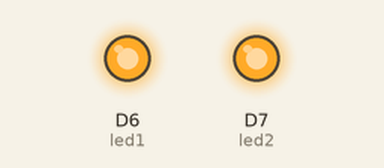
Recording of a sketch running on a simulated ESP8266 (NodeMCU). Shown: output pins drawn as LEDs (lit = HIGH).

Above: at 0.3 s.
At 13.3 s:
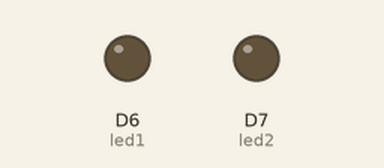
Timing chart, 0 to 18.7 s (numbered marks = the images above):
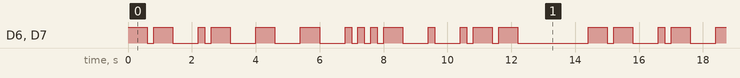

Measured:
- by itself, D6 (led1), D7 (led2): moves between LOW and HIGH, repeating every 14.4 s
- by itself, everything shown: repeats every 14.4 s, in 28 steps

The sketch:

morse_blink.ino
```cpp
// Modifed Blink Code by Matthew Gray - Deakin University

// Note with regards to Morse Code.  A dash is three units long, a dot is one.  Each letter is separated by one unit.  In this program, the unit length is 200.

int led1 = D6; // Particle Argon D6 - Connected to the positive side of a white LED

int led2 = D7; // Particle Argon D7 - Blue LED the is beside the USB interface.

int unit = 200;

// Setup function - it is preferable that the modes for all the pins are defined within this function

void setup() {

	// We are going to tell our device that D6 and D7 (which we named led1 and led2 respectively) are going to be output

	pinMode(led1, OUTPUT);
	pinMode(led2, OUTPUT);

}

// This function causes the led's to conduct a long blink - or a morse code dash
void dash_blink() {
    // Turn led's on
    digitalWrite(led1, HIGH);
    digitalWrite(led2, HIGH);

    // medium length delay
    delay(3 * unit);

    // Turn LED's off
    digitalWrite(led1, LOW);
    digitalWrite(led2, LOW);

    // Short delay for post blink
    delay(1 * unit);
}

void dot_blink() {
    // Turn led's on
    digitalWrite(led1, HIGH);
    digitalWrite(led2, HIGH);

    // Short delay
    delay(unit);

    // Turn LED's off
    digitalWrite(led1, LOW);
    digitalWrite(led2, LOW);

    // Short delay for post blink
    delay(unit);
}

void blink_letter(char letter){     // This function uses a switch .. case statement to illuminate the LED's according to the requested letter. . . .

    switch (letter) {

        case 'A':             // Code for the letter A is dot dash
            dot_blink();
            dash_blink();
            break;

        case 'E':             // Code for the letter E is dot
            dot_blink();
            break;

        case 'G':             // Code for the letter G is dash dash dot
            dash_blink();
            dot_blink();
            dot_blink();
            break;

        case 'H':             // You get the idea . . . .
            dot_blink();
            dot_blink();
            dot_blink();
            dash_blink();
            break;

        case 'M':
            dash_blink();
            dash_blink();
            break;

        case 'R':
            dot_blink();
            dash_blink();
            dot_blink();
            break;

        case 'T':
            dash_blink();
            break;

        case 'W':
            dot_blink();
            dash_blink();
            dash_blink();
            break;

        case 'Y':
            dash_blink();
            dot_blink();
            dash_blink();
            dash_blink();
            break;

        default:
            break;

    }
    // Break between characters is three units, thus 600

    delay (3 * unit);
}


// Main Program loop begins here .. In this case the loop will spell out my full name using Morse Code

void loop() {
    // A function call for each of the letters in my name
    blink_letter('M');
    blink_letter('A');
    blink_letter('T');
    blink_letter('T');
    blink_letter('H');
    blink_letter('E');
    blink_letter('W');

    // There is a 7 unit break between words in Morse Code
    delay(7 * unit);

    /*  This Section of code will blink my last name, however it is commented out as it is not required.
    blink_letter('G');
    blink_letter('R');
    blink_letter('A');
    blink_letter('Y');


    // Another 7 unit delay to finish the word, and the loop
    delay(7 * unit);
    */


}
```
